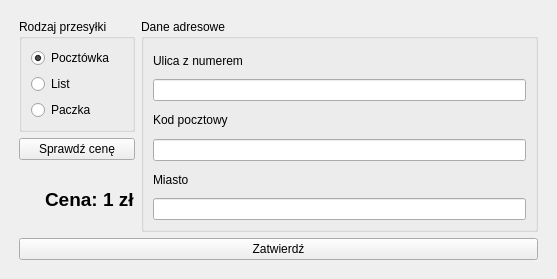
<?xml version="1.0" encoding="UTF-8"?>
<ui version="4.0">
 <class>MainWindow</class>
 <widget class="QMainWindow" name="MainWindow">
  <property name="geometry">
   <rect>
    <x>0</x>
    <y>0</y>
    <width>557</width>
    <height>279</height>
   </rect>
  </property>
  <property name="windowTitle">
   <string>Nadaj Przesyłkę, PESEL: 961009xxxxx</string>
  </property>
  <widget class="QWidget" name="centralwidget">
   <layout class="QGridLayout" name="gridLayout">
    <item row="0" column="0">
     <layout class="QVBoxLayout" name="layout_main">
      <property name="leftMargin">
       <number>10</number>
      </property>
      <property name="topMargin">
       <number>10</number>
      </property>
      <property name="rightMargin">
       <number>10</number>
      </property>
      <property name="bottomMargin">
       <number>10</number>
      </property>
      <item>
       <layout class="QHBoxLayout" name="layout_main_columns">
        <item>
         <layout class="QVBoxLayout" name="layout_column_left">
          <item>
           <widget class="QGroupBox" name="groupBox_parcel_type">
            <property name="title">
             <string>Rodzaj przesyłki</string>
            </property>
            <layout class="QGridLayout" name="gridLayout_2">
             <item row="0" column="0">
              <layout class="QVBoxLayout" name="layout_groupBox_parcel_type">
               <item>
                <widget class="QRadioButton" name="radioButton_pocztowka">
                 <property name="text">
                  <string>Pocztówka</string>
                 </property>
                 <property name="checked">
                  <bool>true</bool>
                 </property>
                 <attribute name="buttonGroup">
                  <string notr="true">buttonGroup_parcel_type</string>
                 </attribute>
                </widget>
               </item>
               <item>
                <widget class="QRadioButton" name="radioButton_list">
                 <property name="text">
                  <string>List</string>
                 </property>
                 <attribute name="buttonGroup">
                  <string notr="true">buttonGroup_parcel_type</string>
                 </attribute>
                </widget>
               </item>
               <item>
                <widget class="QRadioButton" name="radioButton_paczka">
                 <property name="text">
                  <string>Paczka</string>
                 </property>
                 <attribute name="buttonGroup">
                  <string notr="true">buttonGroup_parcel_type</string>
                 </attribute>
                </widget>
               </item>
              </layout>
             </item>
            </layout>
           </widget>
          </item>
          <item>
           <widget class="QPushButton" name="pushButton_check_price">
            <property name="text">
             <string>Sprawdź cenę</string>
            </property>
           </widget>
          </item>
          <item>
           <layout class="QHBoxLayout" name="layout_img_price">
            <item>
             <widget class="QLabel" name="label_img">
              <property name="text">
               <string/>
              </property>
              <property name="pixmap">
               <pixmap>images/pocztowka.png</pixmap>
              </property>
             </widget>
            </item>
            <item>
             <widget class="QLabel" name="label_price">
              <property name="font">
               <font>
                <pointsize>14</pointsize>
                <weight>75</weight>
                <bold>true</bold>
               </font>
              </property>
              <property name="text">
               <string>Cena: 1 zł</string>
              </property>
             </widget>
            </item>
           </layout>
          </item>
         </layout>
        </item>
        <item>
         <layout class="QVBoxLayout" name="layout_column_right">
          <item>
           <widget class="QGroupBox" name="groupBox_address_data">
            <property name="title">
             <string>Dane adresowe</string>
            </property>
            <layout class="QGridLayout" name="gridLayout_3">
             <item row="0" column="0">
              <layout class="QVBoxLayout" name="label_address_data">
               <item>
                <widget class="QLabel" name="label_street">
                 <property name="text">
                  <string>Ulica z numerem</string>
                 </property>
                </widget>
               </item>
               <item>
                <widget class="QLineEdit" name="lineEdit_street"/>
               </item>
               <item>
                <widget class="QLabel" name="label_postal_code">
                 <property name="text">
                  <string>Kod pocztowy</string>
                 </property>
                </widget>
               </item>
               <item>
                <widget class="QLineEdit" name="lineEdit_postal_code"/>
               </item>
               <item>
                <widget class="QLabel" name="label_city">
                 <property name="text">
                  <string>Miasto</string>
                 </property>
                </widget>
               </item>
               <item>
                <widget class="QLineEdit" name="lineEdit_city"/>
               </item>
              </layout>
             </item>
            </layout>
           </widget>
          </item>
         </layout>
        </item>
       </layout>
      </item>
      <item>
       <widget class="QPushButton" name="pushButton_apply">
        <property name="text">
         <string>Zatwierdź</string>
        </property>
       </widget>
      </item>
     </layout>
    </item>
   </layout>
  </widget>
 </widget>
 <resources/>
 <connections/>
 <buttongroups>
  <buttongroup name="buttonGroup_parcel_type"/>
 </buttongroups>
</ui>
